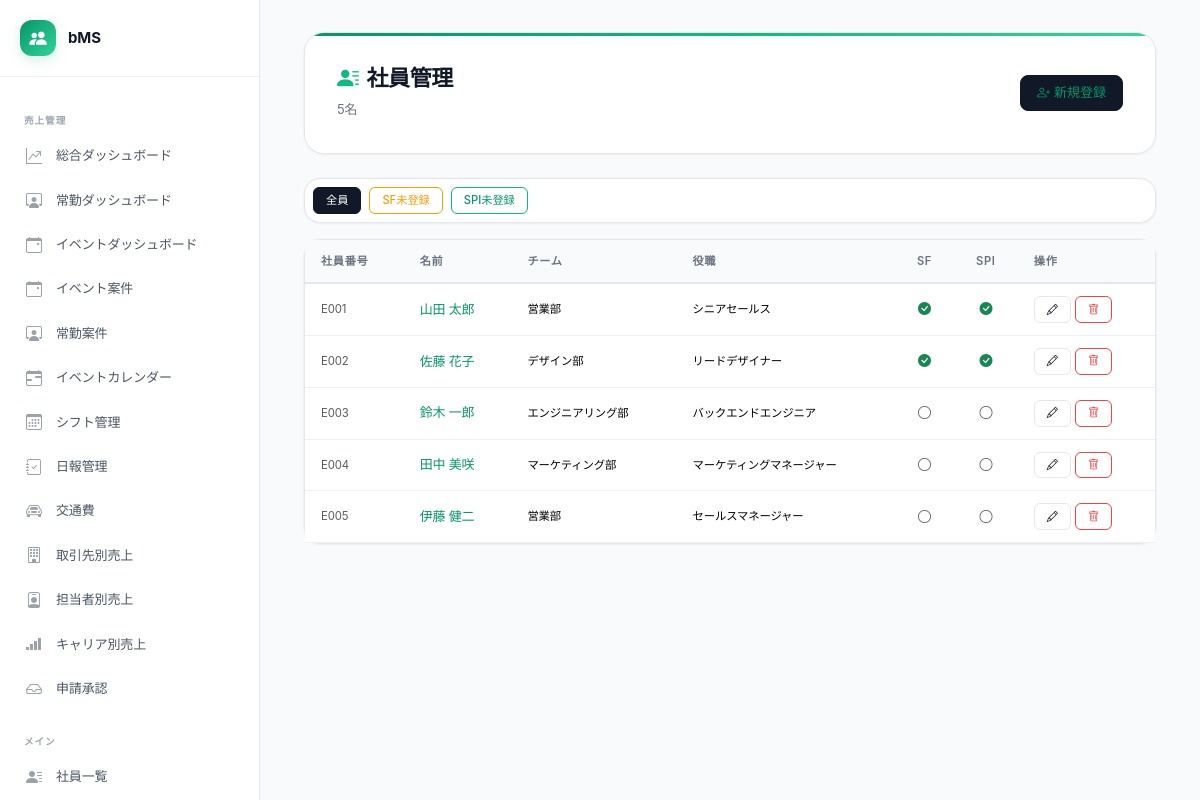
Page /admin/employees.php (signed in) on the committed database.
### tables this page shows
CREATE TABLE IF NOT EXISTS employees (
    id INT PRIMARY KEY AUTO_INCREMENT,
    employee_number VARCHAR(20) UNIQUE COMMENT '社員番号',
    name VARCHAR(100) NOT NULL COMMENT '氏名',
    name_kana VARCHAR(100) COMMENT '氏名（かな）',
    email VARCHAR(200) UNIQUE,
    department VARCHAR(100) COMMENT '部署',
    job_title VARCHAR(100) COMMENT '職種・役職',
    hire_date DATE COMMENT '入社日',
    birth_date DATE COMMENT '生年月日',
    photo_path VARCHAR(255) COMMENT '顔写真パス',
    bio TEXT COMMENT '自己紹介・プロフィール',
    career_summary TEXT COMMENT 'キャリアサマリー（AI生成）',
    strengths_text TEXT COMMENT '得意なこと',
    weaknesses_text TEXT COMMENT '苦手なこと',
    how_to_utilize TEXT COMMENT 'この人の活かし方（AI生成）',
    is_active TINYINT DEFAULT 1 COMMENT '在籍フラグ',
    created_at TIMESTAMP DEFAULT CURRENT_TIMESTAMP,
    updated_at TIMESTAMP DEFAULT CURRENT_TIMESTAMP ON UPDATE CURRENT_TIMESTAMP
);

### includes/functions.php (called while the page is built, shortened)
<?php
function h(mixed $value): string {
    return htmlspecialchars((string)($value ?? ''), ENT_QUOTES | ENT_HTML5, 'UTF-8');
}

### admin/employees.php (the view, shortened to what this page needs)
<?php
require_once __DIR__ . '/../config/config.php';
require_once __DIR__ . '/../includes/functions.php';
$db  = getDB();
$filter = $_GET['filter'] ?? '';
$sql = 'SELECT e.*, t.name AS team_name,
               (SELECT COUNT(*) FROM strengths_finder WHERE employee_id = e.id) AS has_sf,
               (SELECT COUNT(*) FROM spi_results WHERE employee_id = e.id) AS has_spi
        FROM employees e
        LEFT JOIN team_members tm ON e.id = tm.employee_id
        LEFT JOIN teams t ON tm.team_id = t.id
        WHERE e.is_active = 1';
$params = [];
$sql .= ' ORDER BY e.employee_number, e.name';
$stmt = $db->prepare($sql);
$stmt->execute($params);
$employees = $stmt->fetchAll();
require_once __DIR__ . '/../includes/header.php';
?>
<div class="container-fluid">
    <div class="page-header">
        <div class="d-flex justify-content-between align-items-center flex-wrap gap-2">
            <div>
                <h1><i class="bi bi-person-lines-fill me-2"></i>社員管理</h1>
                <p><?= count($employees) ?>名</p>
            </div>
            <div class="d-flex gap-2">
                <a href="employee_form.php" class="btn btn-primary">
                    <i class="bi bi-person-plus me-1"></i>新規登録
                </a>
            </div>
        </div>
    </div>
    <div class="card mb-3">
        <div class="card-body p-2 d-flex gap-2 flex-wrap">
            <a href="employees.php" class="btn btn-sm <?= !$filter ? 'btn-primary' : 'btn-outline-secondary' ?>">全員</a>
            <a href="employees.php?filter=no_sf" class="btn btn-sm <?= $filter==='no_sf' ? 'btn-warning' : 'btn-outline-warning' ?>">SF未登録</a>
            <a href="employees.php?filter=no_spi" class="btn btn-sm <?= $filter==='no_spi' ? 'btn-success' : 'btn-outline-success' ?>">SPI未登録</a>
        </div>
    </div>
    <div class="card">
        <div class="card-body p-0">
            <div class="table-responsive">
                <table class="table table-hover align-middle mb-0">
                    <thead class="table-light">
                        <tr>
                            <th>社員番号</th>
                            <th>名前</th>
                            <th>チーム</th>
                            <th>役職</th>
                            <th class="text-center">SF</th>
                            <th class="text-center">SPI</th>
                            <th>操作</th>
                        </tr>
                    </thead>
                    <tbody>
                        <?php foreach ($employees as $emp): ?>
                        <tr>
                            <td class="text-muted small"><?= h($emp['employee_number'] ?? '') ?></td>
                            <td>
                                <a href="<?= BASE_PATH ?>/public/employee.php?id=<?= $emp['id'] ?>" class="fw-medium text-decoration-none" target="_blank">
                                    <?= h($emp['name']) ?>
                                </a>
                            </td>
                            <td class="small"><?= h($emp['team_name'] ?? '-') ?></td>
                            <td class="small"><?= h($emp['job_title'] ?? '-') ?></td>
                            <td class="text-center">
                                <?php if ($emp['has_sf']): ?>
                                <i class="bi bi-check-circle-fill text-success"></i>
                                <?php else: ?>
                                <i class="bi bi-circle text-muted"></i>
                                <?php endif; ?>
                            </td>
                            <td class="text-center">
                                <?php if ($emp['has_spi']): ?>
                                <i class="bi bi-check-circle-fill text-success"></i>
                                <?php else: ?>
                                <i class="bi bi-circle text-muted"></i>
                                <?php endif; ?>
                            </td>
                            <td>
                                <div class="d-flex gap-1">
                                    <a href="employee_form.php?id=<?= $emp['id'] ?>" class="btn btn-sm btn-outline-primary" title="編集">
                                        <i class="bi bi-pencil"></i>
                                    </a>
                                    <button class="btn btn-sm btn-outline-danger" title="削除"
                                            onclick="confirmAction(<?= $emp['id'] ?>, '<?= h($emp['name']) ?>')">
                                        <i class="bi bi-trash"></i>
                                    </button>
                                </div>
                            </td>
                        </tr>
                        <?php endforeach; ?>
                    </tbody>
                </table>
            </div>
        </div>
    </div>
</div>
<?php require_once __DIR__ . '/../includes/footer.php'; ?>

### rows in the picture
employees: employee_number "E001", name "山田 太郎", team_name "営業部", job_title "シニアセールス"
employees: employee_number "E002", name "佐藤 花子", team_name "デザイン部", job_title "リードデザイナー"
employees: employee_number "E003", name "鈴木 一郎", team_name "エンジニアリング部", job_title "バックエンドエンジニア"
employees: employee_number "E004", name "田中 美咲", team_name "マーケティング部", job_title "マーケティングマネージャー"
employees: employee_number "E005", name "伊藤 健二", team_name "営業部", job_title "セールスマネージャー"

### other values in the picture
$label "売上管理 メイン"
$label "総合ダッシュボード 常勤ダッシュボード イベントダッシュボード イベント案件 常勤案件 イベントカレンダー シフト管理 日報管理 交通費 取引先別売上 担当者別売上 キャリア別売上 申請承認 社員一覧"
count($employees) "5"
